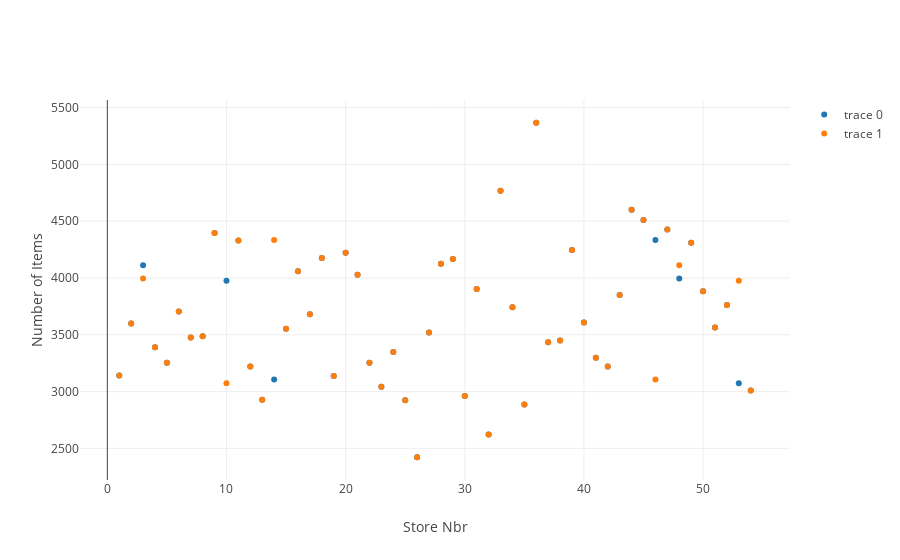

The notebook cell saved with this chart:
### Code cell
df2017OnpromotionwiseTrue = df2017Onpromotionwise[df2017Onpromotionwise.onpromotion=='true']
df2017OnpromotionwiseFalse = df2017Onpromotionwise[df2017Onpromotionwise.onpromotion=='false']
fig = {
    'data': [
  		{
  			'x': df2017OnpromotionwiseTrue.toPandas()['store_nbr'], 
        	'y': df2017OnpromotionwiseTrue.toPandas()['count_item_nbr'],  
        	'mode': 'markers' 
        	},
        {
        	'x': df2017OnpromotionwiseTrue.toPandas()['store_nbr'], 
        	'y': df2017OnpromotionwiseTrue.toPandas()['count_item_nbr'],  
        	'mode': 'markers'   
        	}
    ],
    'layout': {
        'xaxis': {'title': 'Store Nbr'},
        'yaxis': {'title': "Number of Items"}
    }
}

iplot(fig)

### Figure 1 — Plotly figure (JSON) as saved in the notebook; plotly's stock layout.template omitted (floating-point values rounded to 4 significant figures)
{"data": [{"mode": "markers", "x": [17, 6, 3, 48, 18, 7, 25, 11, 9, 36, 15, 41, 12, 1, 28, 26, 31, 24, 19, 44, 54, 53, 10, 47, 45, 8, 2, 49, 32, 51, 29, 16, 52, 34, 21, 33, 43, 20, 40, 50, 27, 5, 23, 46, 14, 39, 4, 13, 37, 42, 38, 22, 30, 35], "y": [3680, 3704, 4111, 3995, 4176, 3475, 2923, 4329, 4396, 5366, 3554, 3297, 3220, 3142, 4126, 2422, 3902, 3349, 3137, 4600, 3009, 3074, 3976, 4426, 4510, 3487, 3599, 4309, 2623, 3565, 4167, 4059, 3761, 3742, 4028, 4768, 3850, 4221, 3608, 3882, 3521, 3253, 3042, 4333, 3107, 4247, 3391, 2928, 3435, 3221, 3449, 3254, 2962, 2886]}, {"mode": "markers", "x": [17, 6, 3, 48, 18, 7, 25, 11, 9, 36, 15, 41, 12, 1, 28, 26, 31, 24, 19, 44, 54, 53, 10, 47, 45, 8, 2, 49, 32, 51, 29, 16, 52, 34, 21, 33, 43, 20, 40, 50, 5, 27, 23, 46, 14, 39, 4, 13, 37, 42, 38, 22, 30, 35], "y": [3680, 3704, 3995, 4111, 4176, 3475, 2923, 4329, 4396, 5366, 3554, 3297, 3220, 3142, 4126, 2422, 3902, 3349, 3137, 4600, 3009, 3976, 3074, 4426, 4510, 3487, 3599, 4309, 2623, 3565, 4167, 4059, 3761, 3742, 4028, 4768, 3850, 4221, 3608, 3882, 3253, 3521, 3042, 3107, 4333, 4247, 3391, 2928, 3435, 3221, 3449, 3254, 2962, 2886]}], "layout": {"xaxis": {"title": "Store Nbr"}, "yaxis": {"title": "Number of Items"}}}
